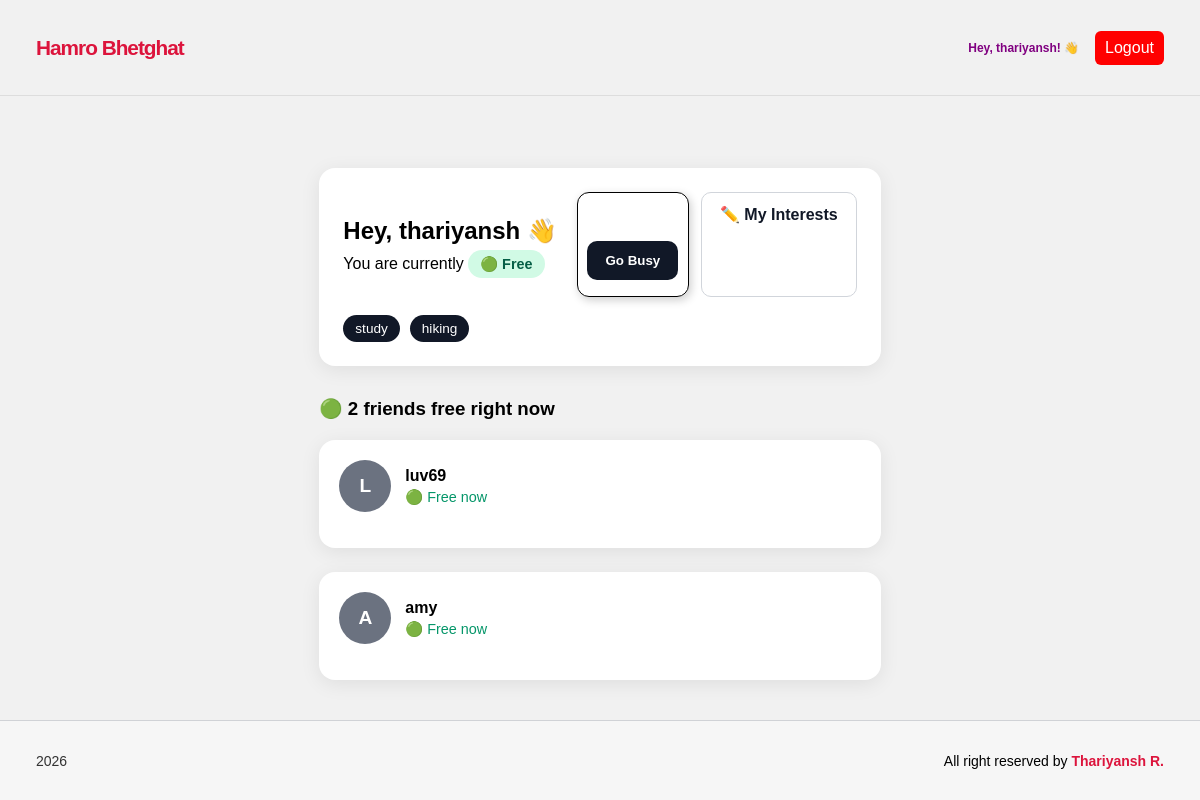
/feed/ (signed in), run on the app's committed database.
### accounts/models.py (models this page shows, shortened)
class UserProfile(models.Model):
  user = models.OneToOneField(User, on_delete=models.CASCADE, related_name='profile')
  is_free = models.BooleanField(default=False)
  interests = models.CharField(max_length=200, blank=True, default='')
  avatar = models.ImageField(upload_to='avatars/', blank=True)
  bio = models.CharField(max_length=200, blank=True, default='')
  updated_at = models.DateTimeField(auto_now=True)
  @property
  def get_interests_list(self):
    if not self.interests:
      return []
    return [i.strip() for i in self.interests.split(',')]

### accounts/views.py (the view)
# urls.py: path('feed/', views.feed, name='feed'),
@login_required
def feed(request):
    free_profiles = UserProfile.objects.filter(is_free=True).exclude(user=request.user).select_related('user') # efficient — fetches user in one query
    my_profile = request.user.profile
    context = {
               'free_profiles': free_profiles,
               'my_profile': my_profile,
               'free_count': free_profiles.count(),
             }
    return render(request, 'feed.html', context)

### templates/feed.html (shortened to what this page needs)
{% extends 'base.html' %}
{% load static %}
{% block content %}
<link rel="stylesheet" href="{% static 'css/feed.css' %}">
<div class="feed-container">
    <div class="status-card">
        <div class="status-top">
            <div>
                <h2 class="welcome-text">
                    Hey, {{ request.user.username }} 👋
                </h2>
                <p class="status-text">
                    You are currently
                    {% if my_profile.is_free %}
                        <span class="status-badge free">
                            🟢 Free
                        </span>
                    {% else %}
                        <span class="status-badge busy">
                            🔴 Busy
                        </span>
                    {% endif %}
                </p>
            </div>
            <div class="action-buttons">
                <form method="post" action="{% url 'toggle_status' %}">
                    <button type="submit" class="btn primary-btn">
                        {% if my_profile.is_free %}
                            Go Busy
                        {% else %}
                            Go Free 🟢
                        {% endif %}
                    </button>
                </form>
                <a href="{% url 'update_interests' %}" class="btn secondary-btn">
                    ✏️ My Interests
                </a>
            </div>
        </div>
        {% if my_profile.get_interests_list %}
        <div class="my-interests">
            {% for interest in my_profile.get_interests_list %}
                <span class="interest-tag">
                    {{ interest }}
                </span>
            {% endfor %}
        </div>
        {% endif %}
    </div>
    <div class="feed-header">
        <h3>
            🟢 {{ free_count }} friend{{ free_count|pluralize }} free right now
        </h3>
    </div>
    {% if free_profiles %}
    <div class="people-grid">
        {% for profile in free_profiles %}
       <div class="person-card">
    <div class="person-header">
        {% if profile.avatar %}
            <img
                src="{{ profile.avatar.url }}"
                alt="avatar"
                class="avatar"
            >
        {% else %}
            <div class="avatar-placeholder">
                {{ profile.user.username|first|upper }}
            </div>
        {% endif %}
        <div>
            <h4 class="username">
                {{ profile.user.username }}
            </h4>
            <p class="free-now">
                🟢 Free now
            </p>
        </div>
    </div>
</div>
        {% endfor %}
    </div>
    {% endif %}
</div>
{% endblock %}

### templates/base.html (shortened to what this page needs)
{% load static %}
<!DOCTYPE html>
<html lang='en'>
<head>
 <link href='{% static "css/style.css" %}' rel='stylesheet'>
 <link href='{% static "css/feed.css" %}' rel='stylesheet'>
</head>
<body>
    <nav>
      <div class='container'>
        <a class='navbar-brand' href='/'>Hamro Bhetghat</a>
          <div class='navbar-nav'>
            {% if request.user.is_authenticated %}
              <span class='nav-link'>Hey, {{ request.user.username }}! 👋</span>
               <form method='post' action='{% url "logout" %}' class='d-inline'>
                 <button type='submit' class='logout-btn'>Logout</button>
               </form>
            {% else %}
              <a class='nav-link' href='{% url "login" %}'>Login</a>
              <a class='nav-link' href='{% url "register" %}'>Register</a>
            {% endif %}
          </div>
      </div>
    </nav>
    <main class='main-container'>
       {% block content %}{% endblock %}
    </main>
    {% include "footer.html" %}
</body>
</html>

### static/css/style.css (style rules this page uses)
* { margin: 0; padding: 0; box-sizing: border-box; font-family: Arial, Helvetica, sans-serif; }
body { position: relative; min-height: 100vh; width: 100%; display: flex; flex-direction: column; background-color: rgb(241, 241, 241); }
nav { width: 100vw; height: 12vh; border-bottom: 1px solid rgb(221, 221, 221); }
nav .container { height: 100%; width: 100%; padding: 0% 3%; display: flex; justify-content: space-between; align-items: center; }
.container .navbar-nav { display: flex; justify-content: space-between; align-items: center; gap: 1rem; }
.navbar-nav span { color: #111; font-size: 12px; font-weight: 600; }
.navbar-brand, .navbar-nav a { cursor: pointer; text-decoration: none; font-size: 16px; font-weight: 540; color: #333; transition: 0.3s all ease; }
.navbar-brand { font-size: 1.3rem; font-weight: 600; letter-spacing: -1px; color: crimson; }
.navbar-nav span { font-size: 12px; font-weight: 600; color: purple; }
.navbar-nav form { height: 100%; padding: 0%; display: flex; justify-content: center; align-items: center; flex-direction: column; border: none; box-shadow: none; background-color: transparent; }
.navbar-nav .logout-btn { border: none; padding: 8px 10px; font-size: 16px; font-weight: 540; color: #fff; cursor: pointer; background-color: red; margin-bottom: 1rem; }
.main-container { position: relative; padding: 1% 3%; display: flex; flex-direction: column; }
form { display: flex; flex-direction: column; gap: 0.5rem; padding: 2rem 0.6rem 1rem 0.6rem; border-radius: 12px; border: 1px solid rgb(0, 0, 0); box-shadow: 2px 3px 10px rgba(0, 0, 0, 0.2); }
form button { margin-top: 1rem; padding: 10px; color: #111; font-weight: 560; border-radius: 6px; background-color: rgb(15, 241, 15); }

### static/css/feed.css (style rules this page uses)
.feed-container { max-width: 1100px; margin: 40px auto; padding: 20px; }
.status-card { background: white; border-radius: 16px; padding: 24px; box-shadow: 0 4px 20px rgba(0,0,0,0.08); margin-bottom: 32px; }
.status-top { display: flex; justify-content: space-between; align-items: center; gap: 20px; flex-wrap: wrap; }
.welcome-text { margin-bottom: 10px; }
.status-text { font-size: 1rem; }
.status-badge { padding: 6px 12px; border-radius: 999px; font-size: 0.9rem; font-weight: bold; }
.status-badge.free { background: #d1fae5; color: #065f46; }
.action-buttons { display: flex; gap: 12px; flex-wrap: wrap; }
.btn { text-decoration: none; padding: 12px 18px; border-radius: 10px; font-weight: 600; border: none; cursor: pointer; transition: 0.2s ease; }
.primary-btn { background: #111827; color: white; }
.secondary-btn { background: white; border: 1px solid #d1d5db; color: #111827; }
.my-interests, .interests-list { margin-top: 18px; display: flex; flex-wrap: wrap; gap: 10px; }
.interest-tag, .interest-pill { background: #111827; color: white; padding: 6px 12px; border-radius: 999px; font-size: 0.85rem; }
.feed-header { margin-bottom: 20px; }
.people-grid { display: grid; grid-template-columns: repeat(auto-fit, minmax(280px, 1fr)); gap: 24px; }
.person-card { background: white; border-radius: 16px; padding: 20px; box-shadow: 0 4px 20px rgba(0,0,0,0.08); transition: 0.2s ease; }
.person-header { display: flex; align-items: center; gap: 14px; margin-bottom: 16px; }
.avatar-placeholder { width: 52px; height: 52px; border-radius: 50%; background: #6b7280; color: white; display: flex; justify-content: center; align-items: center; font-size: 1.2rem; font-weight: bold; }
.username { margin: 0; }
.free-now { color: #059669; font-size: 0.9rem; margin-top: 4px; }

### data on the page
UserProfile: user.username|first "L", user.username "luv69"
UserProfile: user.username|first "A", user.username "amy"

### other printed values
{{ request.user.username }} "thariyansh"
{{ interest }} "study" "hiking"
{{ free_count }} "2"
